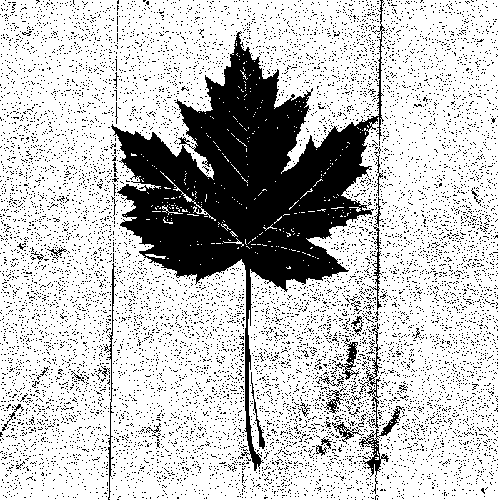
#> input picture Aula 18-03/Imagens/folha_pb.png, 498 x 500 px, found by its file name
$ python graficos.py
#> lines starting #> are read from the running program, lines starting #| are printed output that depends on the picture; after the words box and inside, x2 and y2 are one past the last pixel; in counts of white or black regions, pixels touching at a corner belong together
import cv2
import matplotlib.pyplot as plt

imagem = cv2.imread("./Aula 18-03/Imagens/folha_pb.png", cv2.COLOR_BGR2GRAY)
#> imagem is the input picture: shape (500, 498, 3); 76.7% white; 10571 black regions (10536 under 20 px), largest, box (x1, y1, x2, y2) and area: (111, 0, 385, 471) 35959, (359, 406, 404, 494) 592, (104, 263, 116, 500) 395

fig, (x1, x2) = plt.subplots(1, 2, figsize=(11, 5))

fig.suptitle('Analise de Imagem')
x1.imshow(imagem)
x1.axis('off')

x2.hist(imagem.ravel(),256,[0,256], color='pink')

plt.tight_layout()
plt.show()
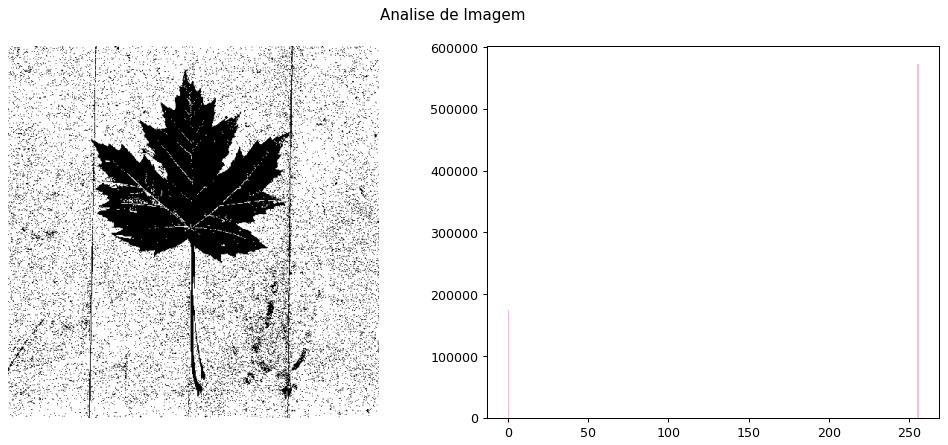
#> figure drawn by matplotlib, 2 panels; panel 2: tallest bar 572961 high, from x = 255 to 256

$ run again, with Aula 18-03/Imagens/casal.png copied over Aula 18-03/Imagens/folha_pb.png
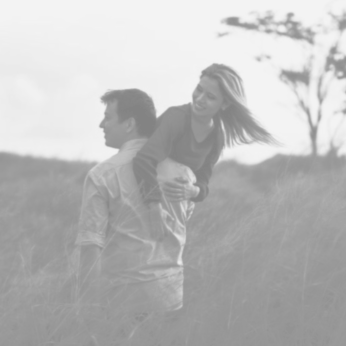
#> input picture Aula 18-03/Imagens/casal.png, 346 x 346 px, found by its file name
#> imagem is the input picture: shape (346, 346, 3); min 131, max 243, mean 186.3
#> `plt.show()`:
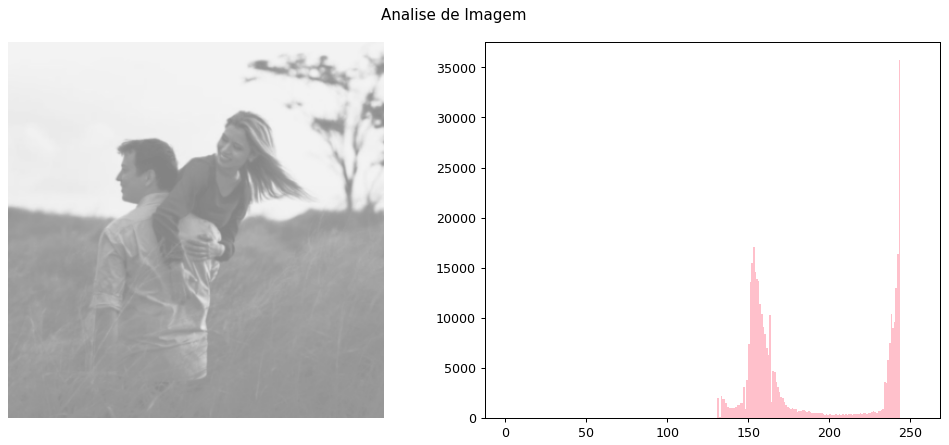
#> figure drawn by matplotlib, 2 panels; panel 2: tallest bar 35742 high, from x = 243 to 244
